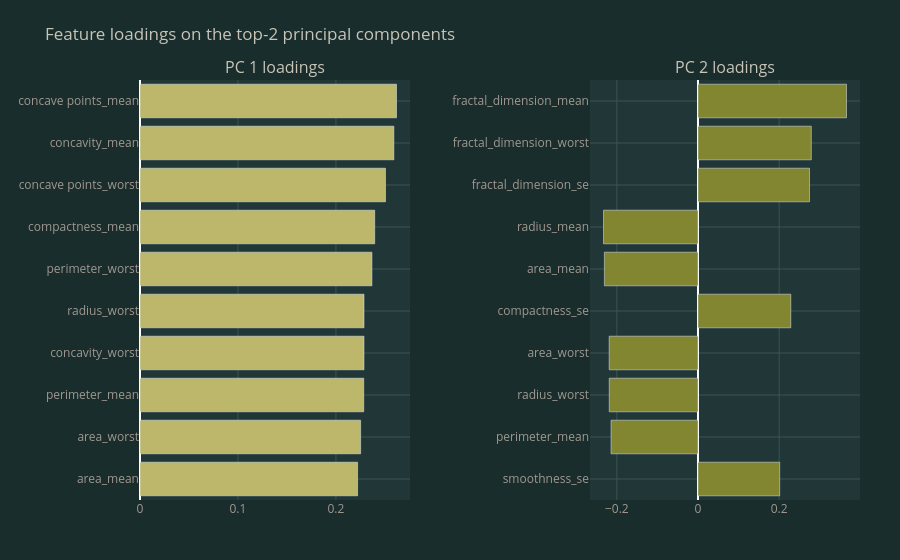

Source (notebook cell):
### Markdown cell above
## Which features drive each component?

Each principal component is a linear combination of the original 30 features.
The loadings (eigenvector entries) tell us which features contribute most to
each direction - this is how PCA helps us *reason* about the data.

### Code cell
# Strip the norm_ prefix for readable labels
feature_names = [c.replace('norm_', '') for c in norm_cols]

loadings = pd.DataFrame({'feature': feature_names, 'PC1': P[:, 0], 'PC2': P[:, 1]})
loadings['abs_PC1'] = loadings['PC1'].abs()
loadings['abs_PC2'] = loadings['PC2'].abs()
loadings = loadings.sort_values('abs_PC1', ascending=False)

print("Top 10 features by |loading| on PC 1:")
print(loadings[['feature', 'PC1']].head(10).to_string(index=False))

fig = make_subplots(rows=1, cols=2, subplot_titles=('PC 1 loadings', 'PC 2 loadings'),
                    horizontal_spacing=0.25)
top10 = loadings.head(10)
pc2_top10 = loadings.sort_values('abs_PC2', ascending=False).head(10)
fig.add_trace(go.Bar(y=top10['feature'][::-1], x=top10['PC1'][::-1], orientation='h',
                     marker_color=SITE['accent'], name='PC1'), row=1, col=1)
fig.add_trace(go.Bar(y=pc2_top10['feature'][::-1], x=pc2_top10['PC2'][::-1],
                     orientation='h', marker_color=SITE['olive'], name='PC2'), row=1, col=2)
fig.update_layout(
    title=dict(text='Feature loadings on the top-2 principal components', font=dict(color=SITE['text_primary'])),
    paper_bgcolor=SITE['bg_secondary'],
    plot_bgcolor=SITE['bg_primary'],
    font=dict(color=SITE['text_primary']),
    showlegend=False,
    autosize=True,
    margin=dict(l=140, r=40, t=80, b=60),
)
for axis in ['xaxis', 'yaxis', 'xaxis2', 'yaxis2']:
    fig.update_layout({axis: dict(gridcolor=SITE['border'], color=SITE['text_secondary'])})
fig.write_html(PLOTS_DIR / 'pca_loadings.html',
               config=dict(responsive=True, displayModeBar=True), include_plotlyjs='cdn')
fig.show()

### Figure 1 — Plotly figure (JSON) as saved in the notebook; plotly's stock layout.template omitted (floating-point values rounded to 4 significant figures)
{"data": [{"marker": {"color": "#bdb76b"}, "name": "PC1", "orientation": "h", "type": "bar", "x": [0.2221, 0.2252, 0.2284, 0.2286, 0.2287, 0.2367, 0.2396, 0.2506, 0.2591, 0.2618], "xaxis": "x", "y": ["area_mean", "area_worst", "perimeter_mean", "concavity_worst", "radius_worst", "perimeter_worst", "compactness_mean", "concave points_worst", "concavity_mean", "concave points_mean"], "yaxis": "y"}, {"marker": {"color": "#828631"}, "name": "PC2", "orientation": "h", "type": "bar", "x": [0.2014, -0.2143, -0.2187, -0.2189, 0.2288, -0.2307, -0.2329, 0.2749, 0.2793, 0.366], "xaxis": "x2", "y": ["smoothness_se", "perimeter_mean", "radius_worst", "area_worst", "compactness_se", "area_mean", "radius_mean", "fractal_dimension_se", "fractal_dimension_worst", "fractal_dimension_mean"], "yaxis": "y2"}], "layout": {"annotations": [{"font": {"size": 16}, "showarrow": false, "text": "PC 1 loadings", "x": 0.1875, "xanchor": "center", "xref": "paper", "y": 1, "yanchor": "bottom", "yref": "paper"}, {"font": {"size": 16}, "showarrow": false, "text": "PC 2 loadings", "x": 0.8125, "xanchor": "center", "xref": "paper", "y": 1, "yanchor": "bottom", "yref": "paper"}], "autosize": true, "font": {"color": "#c8c4b8"}, "margin": {"b": 60, "l": 140, "r": 40, "t": 80}, "paper_bgcolor": "#1a2d2d", "plot_bgcolor": "#213636", "showlegend": false, "title": {"font": {"color": "#c8c4b8"}, "text": "Feature loadings on the top-2 principal components"}, "xaxis": {"anchor": "y", "color": "#a09890", "domain": [0, 0.375], "gridcolor": "#3a5454"}, "xaxis2": {"anchor": "y2", "color": "#a09890", "domain": [0.625, 1], "gridcolor": "#3a5454"}, "yaxis": {"anchor": "x", "color": "#a09890", "domain": [0, 1], "gridcolor": "#3a5454"}, "yaxis2": {"anchor": "x2", "color": "#a09890", "domain": [0, 1], "gridcolor": "#3a5454"}}}
